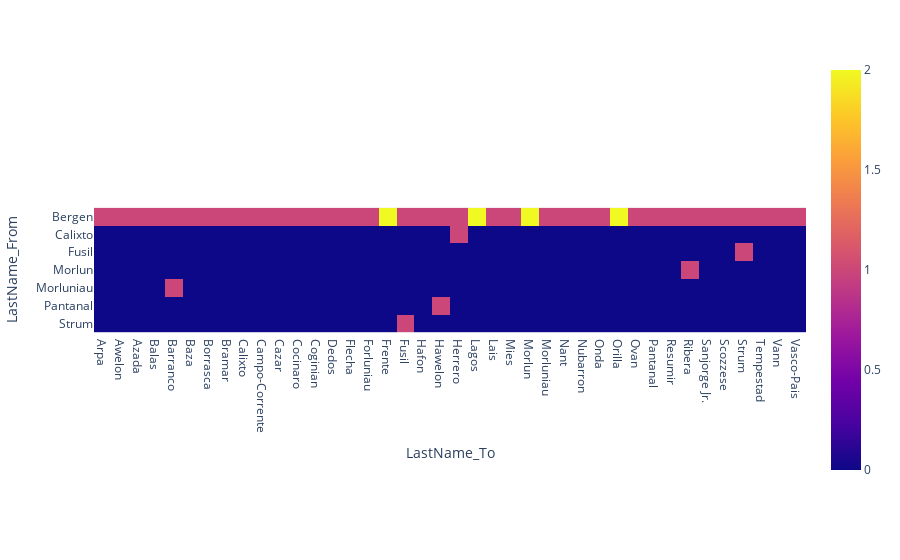

Notebook code cell kept with this figure:
### Code cell
new1Day_names = new_1Day[['LastName_From','LastName_To','count']]
pivot = pd.pivot_table(new1Day_names, values='count', index='LastName_From', columns='LastName_To',
               aggfunc='count')
pivot = pivot.fillna(0)
fig = px.imshow(pivot)
fig.show()

### Figure 1 — Plotly figure (JSON) as saved in the notebook; plotly's stock layout.template omitted (floating-point values rounded to 4 significant figures; data arrays with more than 128 entries replaced by an {"elided": "..."} marker saying what was removed)
{"data": [{"coloraxis": "coloraxis", "hovertemplate": "LastName_To: %{x}<br>LastName_From: %{y}<br>color: %{z}<extra></extra>", "name": "0", "type": "heatmap", "x": ["Arpa", "Awelon", "Azada", "Balas", "Barranco", "Baza", "Borrasca", "Bramar", "Calixto", "Campo-Corrente", "Cazar", "Cocinaro", "Coginian", "Dedos", "Flecha", "Forluniau", "Frente", "Fusil", "Hafon", "Hawelon", "Herrero", "Lagos", "Lais", "Mies", "Morlun", "Morluniau", "Nant", "Nubarron", "Onda", "Orilla", "Ovan", "Pantanal", "Resumir", "Ribera", "Sanjorge Jr.", "Scozzese", "Strum", "Tempestad", "Vann", "Vasco-Pais"], "xaxis": "x", "y": ["Bergen", "Calixto", "Fusil", "Morlun", "Morluniau", "Pantanal", "Strum"], "yaxis": "y", "z": {"elided": "7x40 int values"}}], "layout": {"coloraxis": {"colorscale": [[0, "#0d0887"], [0.1111, "#46039f"], [0.2222, "#7201a8"], [0.3333, "#9c179e"], [0.4444, "#bd3786"], [0.5556, "#d8576b"], [0.6667, "#ed7953"], [0.7778, "#fb9f3a"], [0.8889, "#fdca26"], [1, "#f0f921"]]}, "margin": {"t": 60}, "xaxis": {"anchor": "y", "constrain": "domain", "domain": [0, 1], "scaleanchor": "y", "title": {"text": "LastName_To"}}, "yaxis": {"anchor": "x", "autorange": "reversed", "constrain": "domain", "domain": [0, 1], "title": {"text": "LastName_From"}}}}
